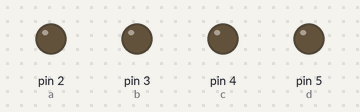
This sketch was run on a simulated Arduino Uno, built with avr-gcc and run on an emulated ATmega328P. Shown: output pins drawn as LEDs (lit = HIGH).

Above: at 0.3 s.
At 2.6 s:
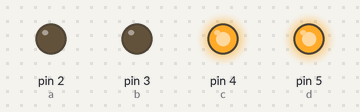
At 4.1 s:
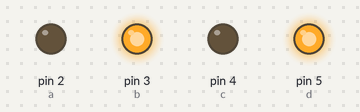
At 5.6 s:
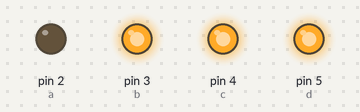
At 8.6 s:
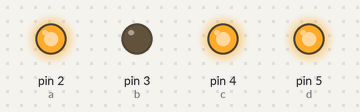
At 11.7 s:
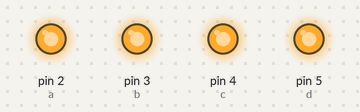
Timing chart, 0 to 15.9 s (numbered marks = the images above):
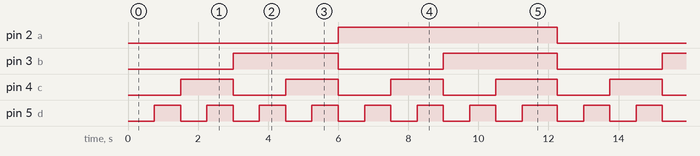

Measured:
- by itself, pin 2 (a): alternates HIGH for 6.3 s and LOW for 6.0 s
- by itself, pin 3 (b): alternates HIGH for 3.1 s and LOW for 3.0 s
- by itself, pin 4 (c): alternates HIGH for 1.5 s and LOW for 1.5 s
- by itself, pin 5 (d): repeats every 12.3 s: 6 × (LOW 0.75 s, HIGH 0.75 s), LOW 0.75 s, HIGH 1.0 s, LOW 0.75 s, HIGH 0.75 s

The sketch:

binary_Count_16.ino
```cpp
int a=2;
int b=3;
int c=4;
int d=5;

void setup() {
  // put your setup code here, to run once:
pinMode(a,OUTPUT);
pinMode(b,OUTPUT);
pinMode(c,OUTPUT);
pinMode(d,OUTPUT);
}

void loop() {
  // put your main code here, to run repeatedly:
//0000
digitalWrite(a,LOW);
digitalWrite(b,LOW);
digitalWrite(c,LOW);
digitalWrite(d,LOW);
delay(750);

//0001
digitalWrite(a,LOW);
digitalWrite(b,LOW);
digitalWrite(c,LOW);
digitalWrite(d,HIGH);
delay(750);

//0010
digitalWrite(a,LOW);
digitalWrite(b,LOW);
digitalWrite(c,HIGH);
digitalWrite(d,LOW);
delay(750);

//0011
digitalWrite(a,LOW);
digitalWrite(b,LOW);
digitalWrite(c,HIGH);
digitalWrite(d,HIGH);
delay(750);

//0100
digitalWrite(a,LOW);
digitalWrite(b,HIGH);
digitalWrite(c,LOW);
digitalWrite(d,LOW);
delay(750);

//0101
digitalWrite(a,LOW);
digitalWrite(b,HIGH);
digitalWrite(c,LOW);
digitalWrite(d,HIGH);
delay(750);

//0110
digitalWrite(a,LOW);
digitalWrite(b,HIGH);
digitalWrite(c,HIGH);
digitalWrite(d,LOW);
delay(750);

//0111
digitalWrite(a,LOW);
digitalWrite(b,HIGH);
digitalWrite(c,HIGH);
digitalWrite(d,HIGH);
delay(750);

//1000
digitalWrite(a,HIGH);
digitalWrite(b,LOW);
digitalWrite(c,LOW);
digitalWrite(d,LOW);
delay(750);

//1001
digitalWrite(a,HIGH);
digitalWrite(b,LOW);
digitalWrite(c,LOW);
digitalWrite(d,HIGH);
delay(750);

//1010
digitalWrite(a,HIGH);
digitalWrite(b,LOW);
digitalWrite(c,HIGH);
digitalWrite(d,LOW);
delay(750);

//1011
digitalWrite(a,HIGH);
digitalWrite(b,LOW);
digitalWrite(c,HIGH);
digitalWrite(d,HIGH);
delay(750);

//1100
digitalWrite(a,HIGH);
digitalWrite(b,HIGH);
digitalWrite(c,LOW);
digitalWrite(d,LOW);
delay(750);

//1101
digitalWrite(a,HIGH);
digitalWrite(b,HIGH);
digitalWrite(c,LOW);
digitalWrite(d,HIGH);
delay(750);

//1110
digitalWrite(a,HIGH);
digitalWrite(b,HIGH);
digitalWrite(c,HIGH);
digitalWrite(d,LOW);
delay(750);

//1111
digitalWrite(a,HIGH);
digitalWrite(b,HIGH);
digitalWrite(c,HIGH);
digitalWrite(d,HIGH);
delay(1000);
}
```
